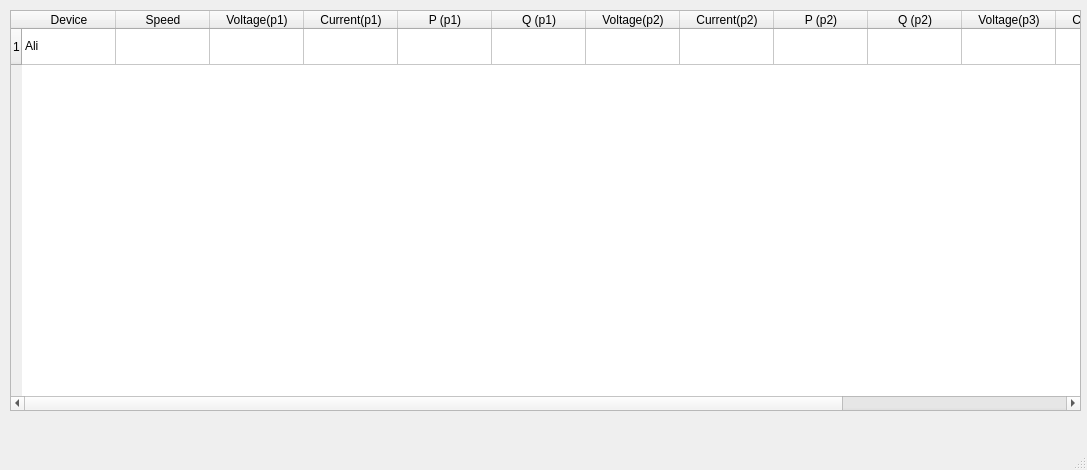
<?xml version="1.0" encoding="UTF-8"?>
<ui version="4.0">
 <class>MainWindow</class>
 <widget class="QMainWindow" name="MainWindow">
  <property name="geometry">
   <rect>
    <x>0</x>
    <y>0</y>
    <width>1087</width>
    <height>470</height>
   </rect>
  </property>
  <property name="windowTitle">
   <string>MainWindow</string>
  </property>
  <widget class="QWidget" name="centralwidget">
   <widget class="QTableWidget" name="tableWidget">
    <property name="geometry">
     <rect>
      <x>10</x>
      <y>10</y>
      <width>1071</width>
      <height>401</height>
     </rect>
    </property>
    <property name="editTriggers">
     <set>QAbstractItemView::NoEditTriggers</set>
    </property>
    <attribute name="horizontalHeaderDefaultSectionSize">
     <number>94</number>
    </attribute>
    <attribute name="horizontalHeaderMinimumSectionSize">
     <number>30</number>
    </attribute>
    <attribute name="verticalHeaderDefaultSectionSize">
     <number>36</number>
    </attribute>
    <row>
     <property name="text">
      <string>1</string>
     </property>
    </row>
    <column>
     <property name="text">
      <string>Device</string>
     </property>
    </column>
    <column>
     <property name="text">
      <string>Speed</string>
     </property>
    </column>
    <column>
     <property name="text">
      <string>Voltage(p1)</string>
     </property>
    </column>
    <column>
     <property name="text">
      <string>Current(p1)</string>
     </property>
    </column>
    <column>
     <property name="text">
      <string>P (p1)</string>
     </property>
    </column>
    <column>
     <property name="text">
      <string>Q (p1)</string>
     </property>
    </column>
    <column>
     <property name="text">
      <string>Voltage(p2)</string>
     </property>
    </column>
    <column>
     <property name="text">
      <string>Current(p2)</string>
     </property>
    </column>
    <column>
     <property name="text">
      <string>P (p2)</string>
     </property>
    </column>
    <column>
     <property name="text">
      <string>Q (p2)</string>
     </property>
    </column>
    <column>
     <property name="text">
      <string>Voltage(p3)</string>
     </property>
    </column>
    <column>
     <property name="text">
      <string>Current(p3)</string>
     </property>
    </column>
    <column>
     <property name="text">
      <string>P (p3)</string>
     </property>
    </column>
    <column>
     <property name="text">
      <string>Q (p3)</string>
     </property>
    </column>
    <item row="0" column="0">
     <property name="text">
      <string>Ali</string>
     </property>
    </item>
   </widget>
  </widget>
  <widget class="QMenuBar" name="menubar">
   <property name="geometry">
    <rect>
     <x>0</x>
     <y>0</y>
     <width>1087</width>
     <height>26</height>
    </rect>
   </property>
  </widget>
  <widget class="QStatusBar" name="statusbar"/>
 </widget>
 <resources/>
 <connections/>
</ui>
